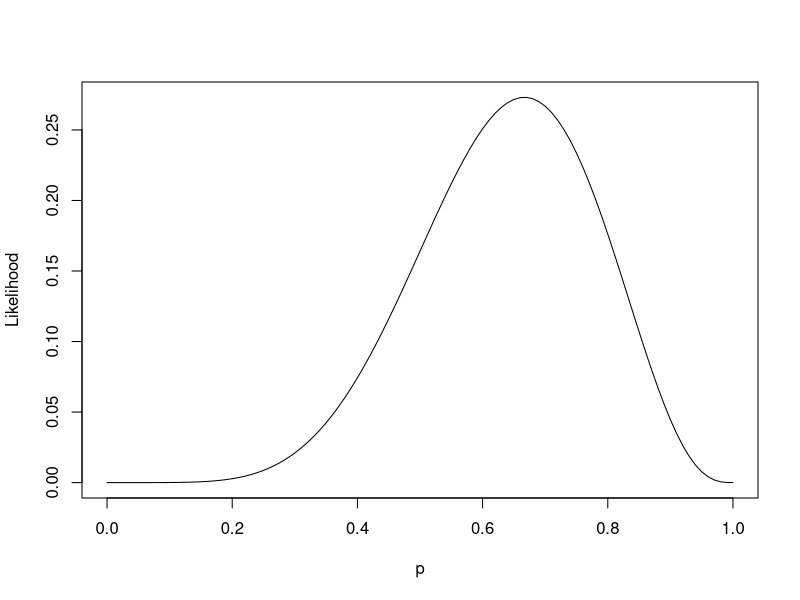
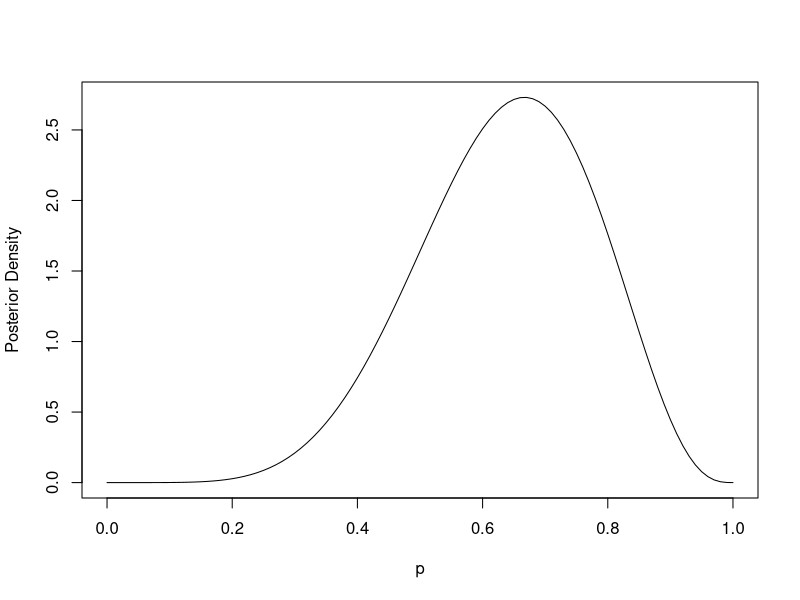
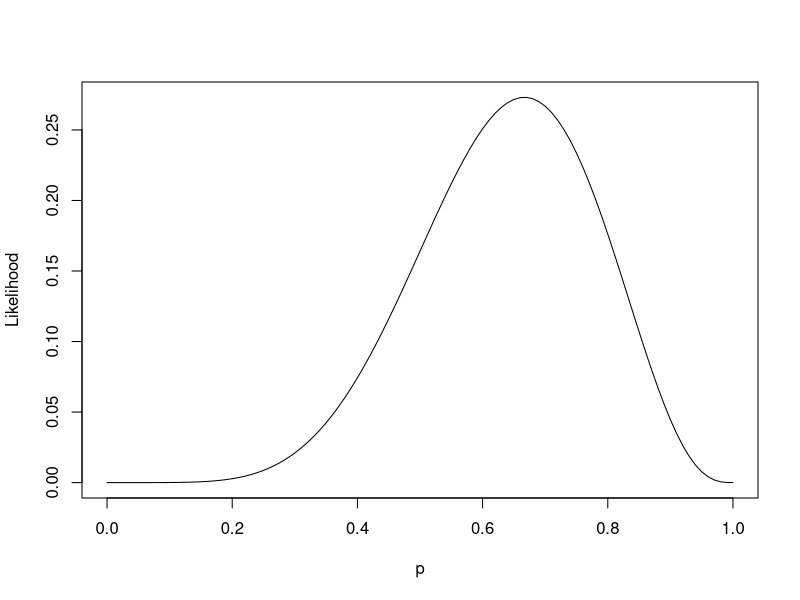

These charts were generated, in order, by the following R code:
## ---- chunk 1
#| echo: false
curve(dbinom(6, size=9, prob=x), from=0, to=1, ylab="Likelihood", xlab="p")
## ---- chunk 2
#| echo: false
curve(dbeta(x, 7, 4), from=0, to=1, ylab="Posterior Density", xlab="p")
## ---- chunk 3
#| echo: false
curve(dbinom(6, size=9, prob=x), from=0, to=1, ylab="Likelihood", xlab="p")
